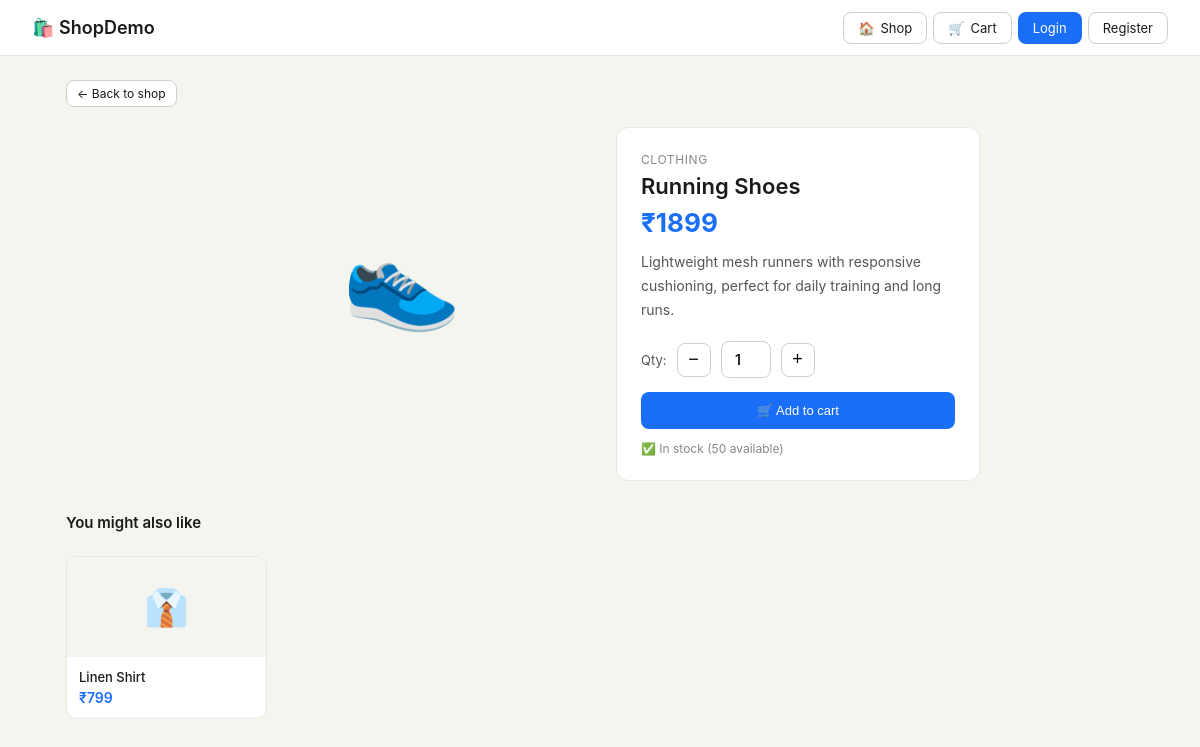
Page /product/running-shoes/ on the committed database.
### store/models.py (models this page shows, shortened)
class Product(models.Model):
    category = models.ForeignKey(Category, on_delete=models.CASCADE, related_name='products')
    name = models.CharField(max_length=200)
    slug = models.SlugField(unique=True)
    description = models.TextField()
    price = models.DecimalField(max_digits=10, decimal_places=2)
    image = models.ImageField(upload_to='products/', blank=True)
    emoji = models.CharField(max_length=10, default='📦')
    image_url = models.URLField(blank=True, default='')
    stock = models.PositiveIntegerField(default=100)
    is_active = models.BooleanField(default=True)
    created_at = models.DateTimeField(auto_now_add=True)

class Category(models.Model):
    name = models.CharField(max_length=100)
    slug = models.SlugField(unique=True)
    class Meta:
        verbose_name_plural = 'categories'

### store/views.py (the view)
# urls.py: path('product/<slug:slug>/', views.product_detail, name='product_detail'),
def product_detail(request, slug):
    product = get_object_or_404(Product, slug=slug, is_active=True)
    related = Product.objects.filter(category=product.category, is_active=True).exclude(id=product.id)[:4]
    return render(request, 'store/product_detail.html', {
        'product': product,
        'related': related,
    })

### store/context_processors.py (called while the page is built)
def cart_count(request):
    if request.user.is_authenticated:
        try:
            cart = Cart.objects.get(user=request.user)
            return {'cart_item_count': cart.get_item_count()}
        except Cart.DoesNotExist:
            pass
    return {'cart_item_count': 0}

### store/templates/store/product_detail.html (shortened to what this page needs)
{% extends 'store/base.html' %}
{% block content %}
<div class="container">
  <a class="btn btn-sm" href="/" style="margin-bottom:1.25rem;display:inline-flex;">← Back to shop</a>
  <div class="detail-wrap">
    <div class="detail-img" style="overflow:hidden;">
    </div>
    <div class="detail-info">
      <div class="detail-cat">{{ product.category.name }}</div>
      <div class="detail-name">{{ product.name }}</div>
      <div class="detail-price">₹{{ product.price|floatformat:0 }}</div>
      <div class="detail-desc">{{ product.description }}</div>
      <form method="post" action="/cart/add/{{ product.id }}/">
        <div class="qty-ctrl">
          <span style="font-size:13px;color:#555;">Qty:</span>
          <button type="button" class="qty-btn" onclick="changeQty(-1)">−</button>
          <input class="qty-input" type="number" name="quantity" id="qty" value="1" min="1" max="{{ product.stock }}">
          <button type="button" class="qty-btn" onclick="changeQty(1)">+</button>
        </div>
        <button type="submit" class="btn btn-primary" style="width:100%;justify-content:center;padding:10px;">🛒 Add to cart</button>
      </form>
      <div style="margin-top:12px;font-size:12px;color:#888;">✅ In stock ({{ product.stock }} available)</div>
    </div>
  </div>
  {% if related %}
  <div style="margin-top:2rem;">
    <div style="font-size:15px;font-weight:600;margin-bottom:0.75rem;">You might also like</div>
    <div class="related-grid">
      {% for p in related %}
      <a href="/product/{{ p.slug }}/" style="text-decoration:none;color:inherit;">
        <div class="related-card">
        <div class="related-img" style="overflow:hidden;">
        </div>
          <div class="related-body">
            <div style="font-size:13px;font-weight:500;">{{ p.name }}</div>
            <div style="font-size:14px;font-weight:600;color:#1a6ef8;margin-top:4px;">₹{{ p.price|floatformat:0 }}</div>
          </div>
        </div>
      </a>
      {% endfor %}
    </div>
  </div>
  {% endif %}
</div>
{% endblock %}

### store/templates/store/base.html (style rules this page uses)
* { box-sizing:border-box;margin:0;padding:0; }
body { font-family:-apple-system,BlinkMacSystemFont,'Segoe UI',sans-serif;background:#f5f5f0;color:#1a1a1a;min-height:100vh; }
.btn { border:1px solid #d0d0c8;background:#fff;color:#1a1a1a;border-radius:8px;padding:7px 14px;font-size:13px;cursor:pointer;text-decoration:none;display:inline-flex;align-items:center;gap:6px;transition:background 0.15s; }
.btn-primary { background:#1a6ef8;color:#fff;border-color:transparent; }
.btn-sm { padding:5px 10px;font-size:12px; }
.container { max-width:1100px;margin:0 auto;padding:1.5rem 1rem; }
input,select,textarea { width:100%;border:1px solid #d0d0c8;border-radius:8px;padding:9px 12px;font-size:14px;background:#fff;color:#1a1a1a;outline:none;font-family:inherit; }

### store/templates/store/product_detail.html (style rules this page uses)
.detail-wrap { display:grid;grid-template-columns:1fr 1fr;gap:2rem;max-width:760px;margin:0 auto;align-items:start; }
.detail-img { background:#f5f5f0;border-radius:12px;height:300px;display:flex;align-items:center;justify-content:center;font-size:96px; }
.detail-info { background:#fff;border:1px solid #e8e8e0;border-radius:12px;padding:1.5rem; }
.detail-cat { font-size:12px;color:#888;text-transform:uppercase;letter-spacing:0.05em;margin-bottom:6px; }
.detail-name { font-size:22px;font-weight:600;margin-bottom:8px; }
.detail-price { font-size:26px;font-weight:700;color:#1a6ef8;margin-bottom:12px; }
.detail-desc { font-size:14px;color:#555;line-height:1.7;margin-bottom:20px; }
.qty-ctrl { display:flex;align-items:center;gap:10px;margin-bottom:14px; }
.qty-btn { width:34px;height:34px;border:1px solid #d0d0c8;border-radius:8px;background:#fff;cursor:pointer;font-size:18px;display:flex;align-items:center;justify-content:center; }
.qty-input { width:50px;text-align:center;font-weight:600; }
.related-grid { display:grid;grid-template-columns:repeat(auto-fill,minmax(180px,1fr));gap:1rem;margin-top:1.5rem; }
.related-card { background:#fff;border:1px solid #e8e8e0;border-radius:10px;overflow:hidden; }
.related-img { height:100px;background:#f5f5f0;display:flex;align-items:center;justify-content:center;font-size:36px; }
.related-body { padding:0.75rem; }

### rows in the picture
Product: category.name "CLOTHING", name "Running Shoes", price "1899", description "Lightweight mesh runners with responsive cushioning, perfect for daily training and long runs.", stock "50"
Product: name "Linen Shirt", price "799"
